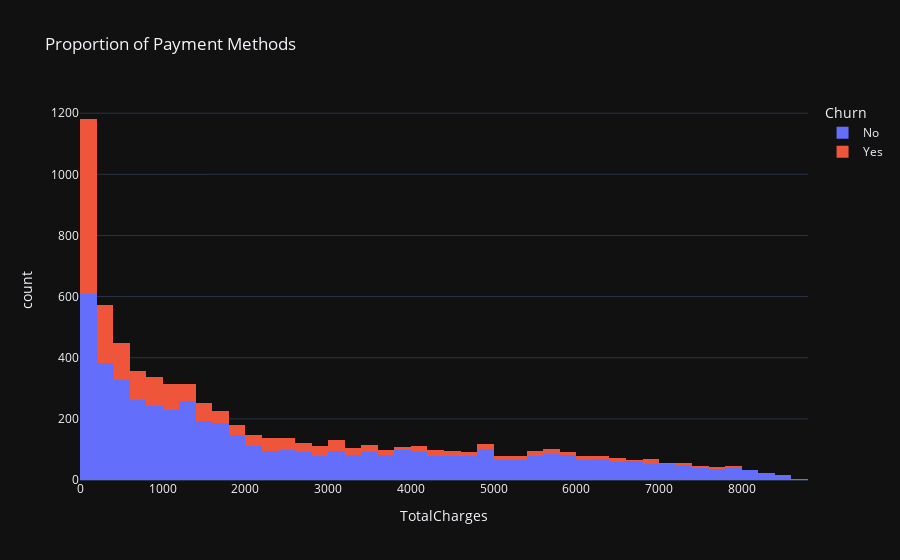

Notebook code cell kept with this figure:
### Code cell
px.histogram(
    clean_data, x="TotalCharges", title="Proportion of Payment Methods", color="Churn"
)

### Figure 1 — Plotly figure (JSON) as saved in the notebook; plotly's stock layout.template omitted (floating-point values rounded to 4 significant figures; data arrays with more than 128 entries replaced by an {"elided": "..."} marker saying what was removed)
{"data": [{"alignmentgroup": "True", "bingroup": "x", "hovertemplate": "Churn=No<br>TotalCharges=%{x}<br>count=%{y}<extra></extra>", "legendgroup": "No", "marker": {"color": "#636efa", "pattern": {"shape": ""}}, "name": "No", "offsetgroup": "No", "orientation": "v", "showlegend": true, "type": "histogram", "x": {"elided": "5163 float values"}, "xaxis": "x", "yaxis": "y"}, {"alignmentgroup": "True", "bingroup": "x", "hovertemplate": "Churn=Yes<br>TotalCharges=%{x}<br>count=%{y}<extra></extra>", "legendgroup": "Yes", "marker": {"color": "#EF553B", "pattern": {"shape": ""}}, "name": "Yes", "offsetgroup": "Yes", "orientation": "v", "showlegend": true, "type": "histogram", "x": {"elided": "1869 float values"}, "xaxis": "x", "yaxis": "y"}], "layout": {"barmode": "relative", "legend": {"title": {"text": "Churn"}, "tracegroupgap": 0}, "title": {"text": "Proportion of Payment Methods"}, "xaxis": {"anchor": "y", "domain": [0, 1], "title": {"text": "TotalCharges"}}, "yaxis": {"anchor": "x", "domain": [0, 1], "title": {"text": "count"}}}}
